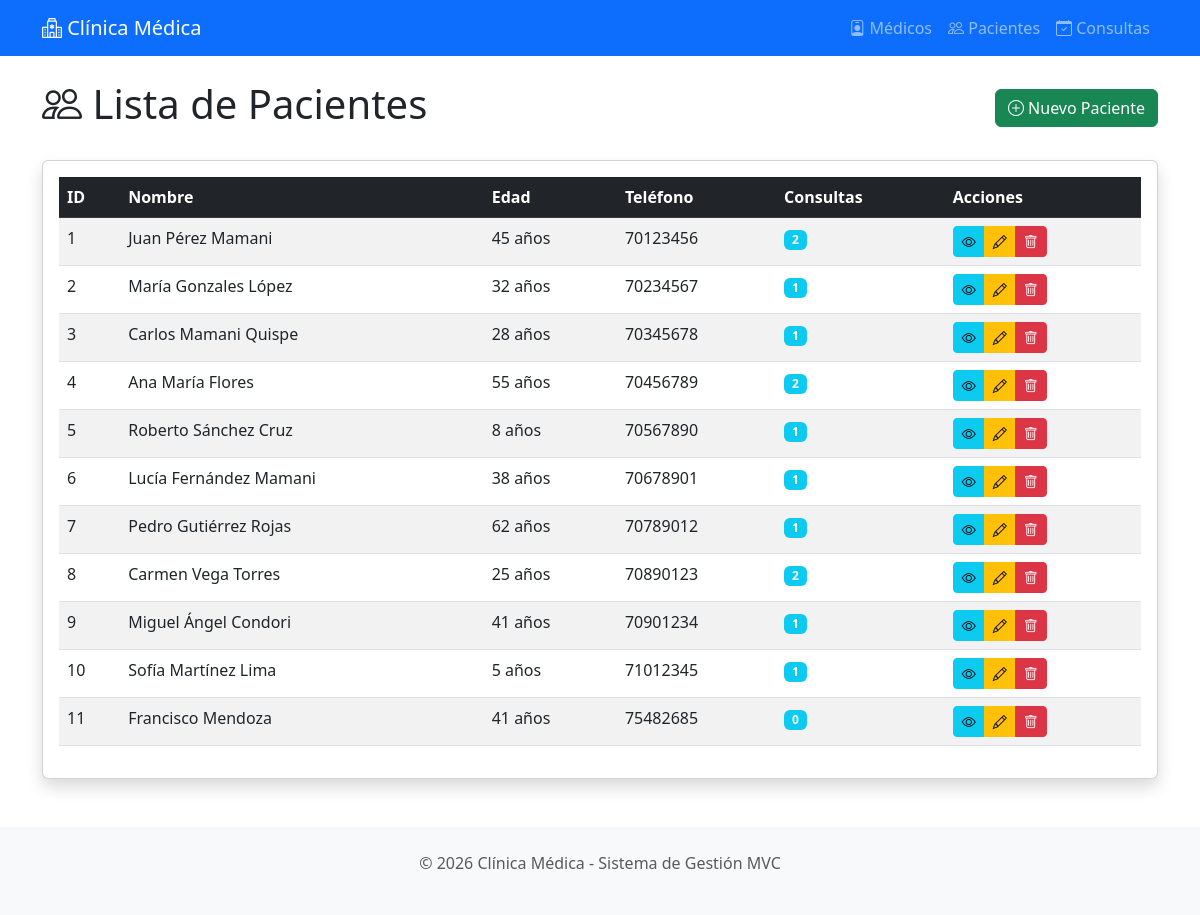
The app's page /pacientes/ with its own data.
### models/pacientes.py (models this page shows, shortened)
class Paciente(db.Model):
    __tablename__ = 'pacientes'
    id_paciente = db.Column(db.Integer, primary_key=True)
    nombre = db.Column(db.String(100), nullable=False)
    edad = db.Column(db.Integer, nullable=False)
    direccion = db.Column(db.String(200), nullable=False)
    telefono = db.Column(db.String(20), nullable=False)
    fecha_registro = db.Column(db.DateTime, default=datetime.utcnow)
    consultas = db.relationship('Consulta', backref='paciente', lazy=True, cascade='all, delete-orphan')
    def delete(self):
        """Elimina el paciente de la base de datos"""
        db.session.delete(self)
        db.session.commit()

### controllers/paciente_controller.py (the view)
@paciente_bp.route('/')
def index():
    pacientes = Paciente.query.all()
    return paciente_view.list(pacientes)

### views/paciente_view.py (called while the page is built)
def list(pacientes):
    return render_template('pacientes/index.html', pacientes=pacientes)

### templates/pacientes/index.html (shortened to what this page needs)
{% extends 'base.html' %}
{% block content %}
<div class="d-flex justify-content-between align-items-center mb-4">
    <h1><i class="bi bi-people"></i> Lista de Pacientes</h1>
    <a href="{{ url_for('paciente.create') }}" class="btn btn-success">
        <i class="bi bi-plus-circle"></i> Nuevo Paciente
    </a>
</div>
<div class="card shadow">
    <div class="card-body">
        {% if pacientes %}
        <table class="table table-striped table-hover">
            <thead class="table-dark">
                <tr>
                    <th>ID</th>
                    <th>Nombre</th>
                    <th>Edad</th>
                    <th>Teléfono</th>
                    <th>Consultas</th>
                    <th>Acciones</th>
                </tr>
            </thead>
            <tbody>
                {% for paciente in pacientes %}
                <tr>
                    <td>{{ paciente.id_paciente }}</td>
                    <td>{{ paciente.nombre }}</td>
                    <td>{{ paciente.edad }} años</td>
                    <td>{{ paciente.telefono }}</td>
                    <td><span class="badge bg-info">{{ paciente.consultas|length }}</span></td>
                    <td>
                        <div class="btn-group">
                            <a href="{{ url_for('paciente.show', id=paciente.id_paciente) }}"
                               class="btn btn-info btn-sm"><i class="bi bi-eye"></i></a>
                            <a href="{{ url_for('paciente.edit', id=paciente.id_paciente) }}"
                               class="btn btn-warning btn-sm"><i class="bi bi-pencil"></i></a>
                            <a href="{{ url_for('paciente.delete', id=paciente.id_paciente) }}"
                               class="btn btn-danger btn-sm"
                               onclick="return confirm('¿Eliminar paciente?')"><i class="bi bi-trash"></i></a>
                        </div>
                    </td>
                </tr>
                {% endfor %}
            </tbody>
        </table>
        {% else %}
        <div class="alert alert-info text-center">No hay pacientes registrados</div>
        {% endif %}
    </div>
</div>
{% endblock %}

### records on screen
Paciente: id_paciente "1", nombre "Juan Pérez Mamani", edad "45", telefono "70123456", consultas|length "2"
Paciente: id_paciente "2", nombre "María Gonzales López", edad "32", telefono "70234567", consultas|length "1"
Paciente: id_paciente "3", nombre "Carlos Mamani Quispe", edad "28", telefono "70345678", consultas|length "1"
Paciente: id_paciente "4", nombre "Ana María Flores", edad "55", telefono "70456789", consultas|length "2"
Paciente: id_paciente "5", nombre "Roberto Sánchez Cruz", edad "8", telefono "70567890", consultas|length "1"
Paciente: id_paciente "6", nombre "Lucía Fernández Mamani", edad "38", telefono "70678901", consultas|length "1"
Paciente: id_paciente "7", nombre "Pedro Gutiérrez Rojas", edad "62", telefono "70789012", consultas|length "1"
Paciente: id_paciente "8", nombre "Carmen Vega Torres", edad "25", telefono "70890123", consultas|length "2"
Paciente: id_paciente "9", nombre "Miguel Ángel Condori", edad "41", telefono "70901234", consultas|length "1"
Paciente: id_paciente "10", nombre "Sofía Martínez Lima", edad "5", telefono "71012345", consultas|length "1"
Paciente: id_paciente "11", nombre "Francisco Mendoza", edad "41", telefono "75482685", consultas|length "0"
